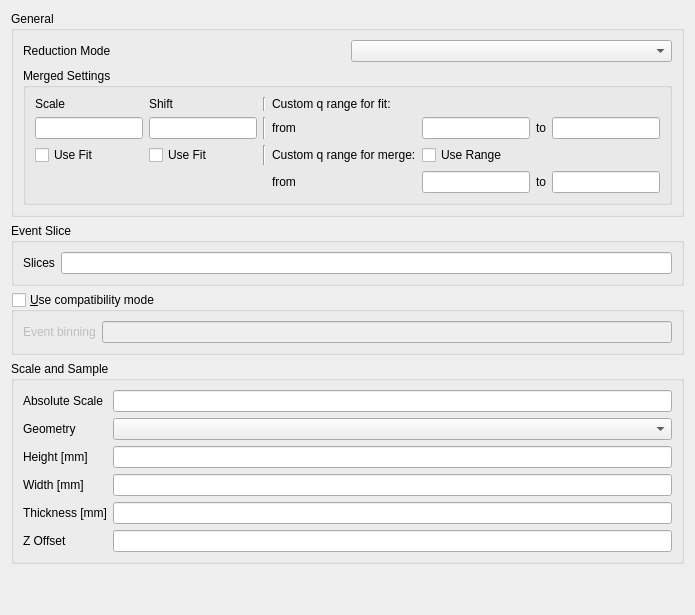
            <widget class="QWidget" name="general_tab">
             <attribute name="title">
              <string>General, Scale, Event Slice, Sample</string>
             </attribute>
             <layout class="QHBoxLayout" name="horizontalLayout_3">
              <item>
               <layout class="QHBoxLayout" name="general_tab_horizontal_layout">
                <item>
                 <layout class="QVBoxLayout" name="general_tab_left_layout">
                  <item>
                   <widget class="QGroupBox" name="general_group_box">
                    <property name="title">
                     <string>General</string>
                    </property>
                    <layout class="QVBoxLayout" name="verticalLayout_5">
                     <item>
                      <layout class="QVBoxLayout" name="general_vertical_layout">
                       <item>
                        <layout class="QGridLayout" name="general_grid">
                         <item row="0" column="0">
                          <widget class="QLabel" name="reduction_mode_label">
                           <property name="toolTip">
                            <string>&lt;html&gt;&lt;head/&gt;&lt;body&gt;&lt;p&gt;The reduction mode. This can be either of the banks of your instrument. In the case of two banks there is also the &lt;span style=&quot; font-style:italic;&quot;&gt;Merged&lt;/span&gt; and &lt;span style=&quot; font-style:italic;&quot;&gt;All&lt;/span&gt; mode. &lt;span style=&quot; font-style:italic;&quot;&gt;Merged&lt;/span&gt; mode stitches the reductions from two banks together. &lt;span style=&quot; font-style:italic;&quot;&gt;All&lt;/span&gt; mode reduces both banks.&lt;/p&gt;&lt;p&gt;Note that by default the entries are &lt;span style=&quot; font-style:italic;&quot;&gt;LAB&lt;/span&gt;, &lt;span style=&quot; font-style:italic;&quot;&gt;HAB&lt;/span&gt;, &lt;span style=&quot; font-style:italic;&quot;&gt;Merged&lt;/span&gt;, &lt;span style=&quot; font-style:italic;&quot;&gt;All&lt;/span&gt;. Once you have specified data in the batch table, the entry names will be updated to reflect the naming of your instrument.&lt;/p&gt;&lt;/body&gt;&lt;/html&gt;</string>
                           </property>
                           <property name="text">
                            <string>Reduction Mode</string>
                           </property>
                          </widget>
                         </item>
                         <item row="0" column="1">
                          <widget class="QComboBox" name="reduction_mode_combo_box">
                           <property name="toolTip">
                            <string>&lt;html&gt;&lt;head/&gt;&lt;body&gt;&lt;p&gt;The reduction mode. This can be either of the banks of your instrument. In the case of two banks there is also the &lt;span style=&quot; font-style:italic;&quot;&gt;Merged&lt;/span&gt; and &lt;span style=&quot; font-style:italic;&quot;&gt;All&lt;/span&gt; mode. &lt;span style=&quot; font-style:italic;&quot;&gt;Merged&lt;/span&gt; mode stitches the reductions from two banks together. &lt;span style=&quot; font-style:italic;&quot;&gt;All&lt;/span&gt; mode reduces both banks.&lt;/p&gt;&lt;p&gt;Note that by default the entries are &lt;span style=&quot; font-style:italic;&quot;&gt;LAB&lt;/span&gt;, &lt;span style=&quot; font-style:italic;&quot;&gt;HAB&lt;/span&gt;, &lt;span style=&quot; font-style:italic;&quot;&gt;Merged&lt;/span&gt;, &lt;span style=&quot; font-style:italic;&quot;&gt;All&lt;/span&gt;. Once you have specified data in the batch table, the entry names will be updated to reflect the naming of your instrument.&lt;/p&gt;&lt;/body&gt;&lt;/html&gt;</string>
                           </property>
                          </widget>
                         </item>
                        </layout>
                       </item>
                      </layout>
                     </item>
                     <item>
                      <widget class="QGroupBox" name="merged_settings">
                       <property name="toolTip">
                        <string>&lt;html&gt;&lt;head/&gt;&lt;body&gt;&lt;p&gt;Settings for a merged reduction.&lt;/p&gt;&lt;/body&gt;&lt;/html&gt;</string>
                       </property>
                       <property name="title">
                        <string>Merged Settings</string>
                       </property>
                       <layout class="QGridLayout" name="gridLayout_12">
                        <item row="1" column="0">
                         <widget class="QLineEdit" name="merged_scale_line_edit">
                          <property name="toolTip">
                           <string>&lt;html&gt;&lt;head/&gt;&lt;body&gt;&lt;p&gt;Scale which is used when merging two workspaces.&lt;/p&gt;&lt;/body&gt;&lt;/html&gt;</string>
                          </property>
                         </widget>
                        </item>
                        <item row="0" column="0">
                         <widget class="QLabel" name="merged_scale_label">
                          <property name="text">
                           <string>Scale</string>
                          </property>
                         </widget>
                        </item>
                        <item row="0" column="1">
                         <widget class="QLabel" name="merged_shift_label">
                          <property name="text">
                           <string>Shift</string>
                          </property>
                         </widget>
                        </item>
                        <item row="1" column="1">
                         <widget class="QLineEdit" name="merged_shift_line_edit">
                          <property name="toolTip">
                           <string>&lt;html&gt;&lt;head/&gt;&lt;body&gt;&lt;p&gt;Shift which is used when merging two workspaces.&lt;/p&gt;&lt;/body&gt;&lt;/html&gt;</string>
                          </property>
                         </widget>
                        </item>
                        <item row="1" column="4">
                         <widget class="QLineEdit" name="merged_q_range_start_line_edit">
                          <property name="toolTip">
                           <string>&lt;html&gt;&lt;head/&gt;&lt;body&gt;&lt;p&gt;Lower bound  of a custom q range. If none is specified, then the full range is used.&lt;/p&gt;&lt;/body&gt;&lt;/html&gt;</string>
                          </property>
                         </widget>
                        </item>
                        <item row="1" column="6">
                         <widget class="QLineEdit" name="merged_q_range_stop_line_edit">
                          <property name="toolTip">
                           <string>&lt;html&gt;&lt;head/&gt;&lt;body&gt;&lt;p&gt;Upper bound  of a custom q range. If none is specified, then the full range is used.&lt;/p&gt;&lt;/body&gt;&lt;/html&gt;</string>
                          </property>
                         </widget>
                        </item>
                        <item row="2" column="2">
                         <widget class="Line" name="line_5">
                          <property name="orientation">
                           <enum>Qt::Vertical</enum>
                          </property>
                         </widget>
                        </item>
                        <item row="0" column="2">
                         <widget class="Line" name="line_3">
                          <property name="orientation">
                           <enum>Qt::Vertical</enum>
                          </property>
                         </widget>
                        </item>
                        <item row="1" column="2">
                         <widget class="Line" name="line_4">
                          <property name="orientation">
                           <enum>Qt::Vertical</enum>
                          </property>
                         </widget>
                        </item>
                        <item row="2" column="0">
                         <widget class="QCheckBox" name="merged_scale_use_fit_check_box">
                          <property name="toolTip">
                           <string>&lt;html&gt;&lt;head/&gt;&lt;body&gt;&lt;p&gt;If checked then the scale will be fit during the merge operation.&lt;/p&gt;&lt;/body&gt;&lt;/html&gt;</string>
                          </property>
                          <property name="text">
                           <string>Use Fit</string>
                          </property>
                         </widget>
                        </item>
                        <item row="2" column="1">
                         <widget class="QCheckBox" name="merged_shift_use_fit_check_box">
                          <property name="toolTip">
                           <string>&lt;html&gt;&lt;head/&gt;&lt;body&gt;&lt;p&gt;If checked then the shift will be fit during the merge operation.&lt;/p&gt;&lt;/body&gt;&lt;/html&gt;</string>
                          </property>
                          <property name="text">
                           <string>Use Fit</string>
                          </property>
                         </widget>
                        </item>
                        <item row="1" column="3">
                         <widget class="QLabel" name="label_3">
                          <property name="text">
                           <string>from</string>
                          </property>
                         </widget>
                        </item>
                        <item row="1" column="5">
                         <widget class="QLabel" name="label_4">
                          <property name="text">
                           <string>to</string>
                          </property>
                         </widget>
                        </item>
                        <item row="0" column="3" colspan="2">
                         <widget class="QLabel" name="label">
                          <property name="text">
                           <string>Custom q range for fit:</string>
                          </property>
                         </widget>
                        </item>
                        <item row="2" column="3">
                         <widget class="QLabel" name="label_2">
                          <property name="text">
                           <string>Custom q range for merge:</string>
                          </property>
                         </widget>
                        </item>
                        <item row="3" column="6">
                         <widget class="QLineEdit" name="merged_max_line_edit"/>
                        </item>
                        <item row="3" column="5">
                         <widget class="QLabel" name="label_5">
                          <property name="text">
                           <string>to</string>
                          </property>
                         </widget>
                        </item>
                        <item row="3" column="4">
                         <widget class="QLineEdit" name="merged_min_line_edit"/>
                        </item>
                        <item row="3" column="3">
                         <widget class="QLabel" name="label_6">
                          <property name="text">
                           <string>from</string>
                          </property>
                         </widget>
                        </item>
                        <item row="2" column="4">
                         <widget class="QCheckBox" name="merge_mask_check_box">
                          <property name="text">
                           <string>Use Range</string>
                          </property>
                         </widget>
                        </item>
                       </layout>
                      </widget>
                     </item>
                    </layout>
                   </widget>
                  </item>
                  <item>
                   <widget class="QGroupBox" name="slice_event_group_box">
                    <property name="toolTip">
                     <string>&lt;html&gt;&lt;head/&gt;&lt;body&gt;&lt;p&gt;In the case of data which was measured in event-mode, it is possible to perform time-of-flight slices of the data and reduce these separately.&lt;/p&gt;&lt;p&gt;Input can be:&lt;/p&gt;&lt;p&gt;-&lt;span style=&quot; font-style:italic;&quot;&gt; start:step:stop&lt;/span&gt; specifies time slices from the &lt;span style=&quot; font-style:italic;&quot;&gt;start&lt;/span&gt; value to the &lt;span style=&quot; font-style:italic;&quot;&gt;stop &lt;/span&gt;value in steps of &lt;span style=&quot; font-style:italic;&quot;&gt;step&lt;/span&gt;&lt;/p&gt;&lt;p&gt;- &lt;span style=&quot; font-style:italic;&quot;&gt;start-stop &lt;/span&gt;which specifies a time slice from the &lt;span style=&quot; font-style:italic;&quot;&gt;start&lt;/span&gt; value to the &lt;span style=&quot; font-style:italic;&quot;&gt;stop&lt;/span&gt; value&lt;/p&gt;&lt;p&gt;- &lt;span style=&quot; font-style:italic;&quot;&gt;&amp;gt;start&lt;/span&gt; specifies a slice from the &lt;span style=&quot; font-style:italic;&quot;&gt;start &lt;/span&gt;value to the end of the data set&lt;/p&gt;&lt;p&gt;- &lt;span style=&quot; font-style:italic;&quot;&gt;&amp;lt;stop&lt;/span&gt; specifes a slice from the start of the data set to the &lt;span style=&quot; font-style:italic;&quot;&gt;stop &lt;/span&gt;value&lt;/p&gt;&lt;p&gt;In addition it is possible to concatenate these specifications using comma-separation. An example is:&lt;/p&gt;&lt;p&gt;&lt;span style=&quot; font-style:italic;&quot;&gt;5-10,12:2:16,20-30&lt;/span&gt;&lt;/p&gt;&lt;/body&gt;&lt;/html&gt;</string>
                    </property>
                    <property name="title">
                     <string>Event Slice</string>
                    </property>
                    <layout class="QGridLayout" name="gridLayout_2">
                     <item row="0" column="0">
                      <layout class="QGridLayout" name="slice_event_grid_layout">
                       <item row="0" column="0">
                        <widget class="QLabel" name="slice_event_label">
                         <property name="text">
                          <string>Slices</string>
                         </property>
                        </widget>
                       </item>
                       <item row="0" column="1">
                        <widget class="QLineEdit" name="slice_event_line_edit"/>
                       </item>
                      </layout>
                     </item>
                    </layout>
                   </widget>
                  </item>
                  <item>
                   <widget class="QGroupBox" name="event_binning_group_box">
                    <property name="toolTip">
                     <string>&lt;html&gt;&lt;head/&gt;&lt;body&gt;&lt;p&gt;When checked, the data reduction will run in the compatibility mode. This means that the reduction workflow is equivalent to the previous legacy reduction workflow. Most of the time you don't want to have this checked as the unchecked state will provide more precise results.&lt;/p&gt;&lt;/body&gt;&lt;/html&gt;</string>
                    </property>
                    <property name="title">
                     <string>&amp;Use compatibility mode</string>
                    </property>
                    <property name="checkable">
                     <bool>true</bool>
                    </property>
                    <property name="checked">
                     <bool>false</bool>
                    </property>
                    <layout class="QGridLayout" name="gridLayout_16">
                     <item row="0" column="0">
                      <widget class="QLabel" name="event_binning_label">
                       <property name="toolTip">
                        <string>&lt;html&gt;&lt;head/&gt;&lt;body&gt;&lt;p&gt;Rebin string for the initial time-of-flight workspace. This is only needed when using the compaptibility mode (ie when following the old reduction model). Note that this will only have an effect on event workspaces.&lt;/p&gt;&lt;/body&gt;&lt;/html&gt;</string>
                       </property>
                       <property name="text">
                        <string>Event binning</string>
                       </property>
                      </widget>
                     </item>
                     <item row="0" column="1">
                      <widget class="QLineEdit" name="event_binning_line_edit">
                       <property name="toolTip">
                        <string>&lt;html&gt;&lt;head/&gt;&lt;body&gt;&lt;p&gt;Rebin string for the initial time-of-flight workspace. This is only needed when using the compaptibility mode (ie when following the old reduction model). Note that this will only have an effect on event workspaces.&lt;/p&gt;&lt;/body&gt;&lt;/html&gt;</string>
                       </property>
                      </widget>
                     </item>
                    </layout>
                   </widget>
                  </item>
                  <item>
                   <layout class="QGridLayout" name="scale_group_box">
                    <item row="0" column="0">
                     <widget class="QGroupBox" name="scale_layout">
                      <property name="toolTip">
                       <string>&lt;html&gt;&lt;head/&gt;&lt;body&gt;&lt;p&gt;Settings for the absolute scale and the sample geometry and position.&lt;/p&gt;&lt;/body&gt;&lt;/html&gt;</string>
                      </property>
                      <property name="title">
                       <string>Scale and Sample</string>
                      </property>
                      <layout class="QGridLayout" name="gridLayout_5">
                       <item row="0" column="0">
                        <layout class="QGridLayout" name="gridLayout_4">
                         <item row="3" column="0">
                          <widget class="QLabel" name="width_label">
                           <property name="toolTip">
                            <string>&lt;html&gt;&lt;head/&gt;&lt;body&gt;&lt;p&gt;The width of the sample. If this input is left empty, then the value stored in the metadata of the file is used.&lt;/p&gt;&lt;/body&gt;&lt;/html&gt;</string>
                           </property>
                           <property name="text">
                            <string>Width [mm]</string>
                           </property>
                          </widget>
                         </item>
                         <item row="2" column="0">
                          <widget class="QLabel" name="height_label">
                           <property name="toolTip">
                            <string>&lt;html&gt;&lt;head/&gt;&lt;body&gt;&lt;p&gt;The height of the sample. If this input is left empty, then the value stored in the metadata of the file is used.&lt;/p&gt;&lt;/body&gt;&lt;/html&gt;</string>
                           </property>
                           <property name="text">
                            <string>Height [mm]</string>
                           </property>
                          </widget>
                         </item>
                         <item row="4" column="0">
                          <widget class="QLabel" name="thickness_label">
                           <property name="toolTip">
                            <string>&lt;html&gt;&lt;head/&gt;&lt;body&gt;&lt;p&gt;The thickness of the sample. If this input is left empty, then the value stored in the metadata of the file is used.&lt;/p&gt;&lt;/body&gt;&lt;/html&gt;</string>
                           </property>
                           <property name="text">
                            <string>Thickness [mm]</string>
                           </property>
                          </widget>
                         </item>
                         <item row="1" column="0">
                          <widget class="QLabel" name="geometry_label">
                           <property name="toolTip">
                            <string>&lt;html&gt;&lt;head/&gt;&lt;body&gt;&lt;p&gt;The geometry of the sample. If this is left at &lt;span style=&quot; font-style:italic;&quot;&gt;Read from file &lt;/span&gt;then the value stored in the metadata of the file is used.&lt;/p&gt;&lt;/body&gt;&lt;/html&gt;</string>
                           </property>
                           <property name="text">
                            <string>Geometry</string>
                           </property>
                          </widget>
                         </item>
                         <item row="0" column="0">
                          <widget class="QLabel" name="absolute_scale_label">
                           <property name="toolTip">
                            <string>&lt;html&gt;&lt;head/&gt;&lt;body&gt;&lt;p&gt;The absolute (and unitless) scale factor for the data reduction.&lt;/p&gt;&lt;/body&gt;&lt;/html&gt;</string>
                           </property>
                           <property name="text">
                            <string>Absolute Scale</string>
                           </property>
                          </widget>
                         </item>
                         <item row="5" column="0">
                          <widget class="QLabel" name="z_offset_label">
                           <property name="toolTip">
                            <string>&lt;html&gt;&lt;head/&gt;&lt;body&gt;&lt;p&gt;The z offset of the sample position.&lt;/p&gt;&lt;/body&gt;&lt;/html&gt;</string>
                           </property>
                           <property name="text">
                            <string>Z Offset</string>
                           </property>
                          </widget>
                         </item>
                         <item row="0" column="1">
                          <widget class="QLineEdit" name="absolute_scale_line_edit">
                           <property name="toolTip">
                            <string>&lt;html&gt;&lt;head/&gt;&lt;body&gt;&lt;p&gt;The absolute (and unitless) scale factor for the data reduction.&lt;/p&gt;&lt;/body&gt;&lt;/html&gt;</string>
                           </property>
                          </widget>
                         </item>
                         <item row="2" column="1">
                          <widget class="QLineEdit" name="height_line_edit">
                           <property name="toolTip">
                            <string>&lt;html&gt;&lt;head/&gt;&lt;body&gt;&lt;p&gt;The height of the sample. If this input is left empty, then the value stored in the metadata of the file is used.&lt;/p&gt;&lt;/body&gt;&lt;/html&gt;</string>
                           </property>
                          </widget>
                         </item>
                         <item row="3" column="1">
                          <widget class="QLineEdit" name="width_line_edit">
                           <property name="toolTip">
                            <string>&lt;html&gt;&lt;head/&gt;&lt;body&gt;&lt;p&gt;The width of the sample. If this input is left empty, then the value stored in the metadata of the file is used.&lt;/p&gt;&lt;/body&gt;&lt;/html&gt;</string>
                           </property>
                          </widget>
                         </item>
                         <item row="4" column="1">
                          <widget class="QLineEdit" name="thickness_line_edit">
                           <property name="toolTip">
                            <string>&lt;html&gt;&lt;head/&gt;&lt;body&gt;&lt;p&gt;The thickness of the sample. If this input is left empty, then the value stored in the metadata of the file is used.&lt;/p&gt;&lt;/body&gt;&lt;/html&gt;</string>
                           </property>
                          </widget>
                         </item>
                         <item row="1" column="1">
                          <widget class="QComboBox" name="geometry_combo_box">
                           <property name="toolTip">
                            <string>&lt;html&gt;&lt;head/&gt;&lt;body&gt;&lt;p&gt;The geometry of the sample. If this is left at &lt;span style=&quot; font-style:italic;&quot;&gt;Read from file &lt;/span&gt;then the value stored in the metadata of the file is used.&lt;/p&gt;&lt;/body&gt;&lt;/html&gt;</string>
                           </property>
                          </widget>
                         </item>
                         <item row="5" column="1">
                          <widget class="QLineEdit" name="z_offset_line_edit">
                           <property name="toolTip">
                            <string>&lt;html&gt;&lt;head/&gt;&lt;body&gt;&lt;p&gt;The z offset of the sample position.&lt;/p&gt;&lt;/body&gt;&lt;/html&gt;</string>
                           </property>
                          </widget>
                         </item>
                        </layout>
                       </item>
                      </layout>
                     </widget>
                    </item>
                   </layout>
                  </item>
                  <item>
                   <spacer name="verticalSpacer_3">
                    <property name="orientation">
                     <enum>Qt::Vertical</enum>
                    </property>
                    <property name="sizeHint" stdset="0">
                     <size>
                      <width>20</width>
                      <height>40</height>
                     </size>
                    </property>
                   </spacer>
                  </item>
                 </layout>
                </item>
                <item>
                 <layout class="QVBoxLayout" name="general_tab_right_layout"/>
                </item>
               </layout>
              </item>
             </layout>
            </widget>
